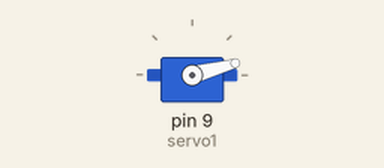
The sketch below on a simulated Arduino Uno, built with avr-gcc and run on an emulated ATmega328P. Parts: servo.

Above: at 0.05 s.
At 0.4 s:
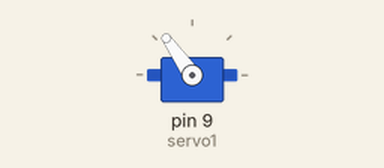
At 0.75 s:
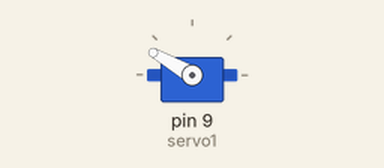
At 1.45 s:
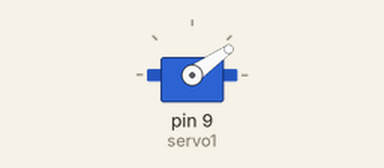
Timing chart, 0 to 3.8 s (numbered marks = the images above):
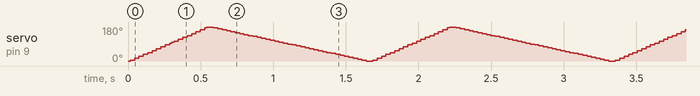

The sketch:

Servo_Barebone.ino
```cpp
// Servo_Barebone (based on "sweep" by BARRAGAN) | AIRLAB CCC#2

#include <Servo.h>

Servo servo1;  //Create the servo object
int pos = 0;   //Storing the position

void setup() {
  servo1.attach(9);  //Define datapin
}

void loop() {

  // Loop to move the servo in steps of 5°, with 15ms pause between each step
  for (pos = 0; pos <= 180; pos += 5) {
    servo1.write(pos);
    delay(15);
  }

  // Loop to move the servo back in steps of 5° with 30ms pause between each step
  for (pos = 180; pos >= 0; pos -= 5) {
    servo1.write(pos);
    delay(30);
  }
}
```
